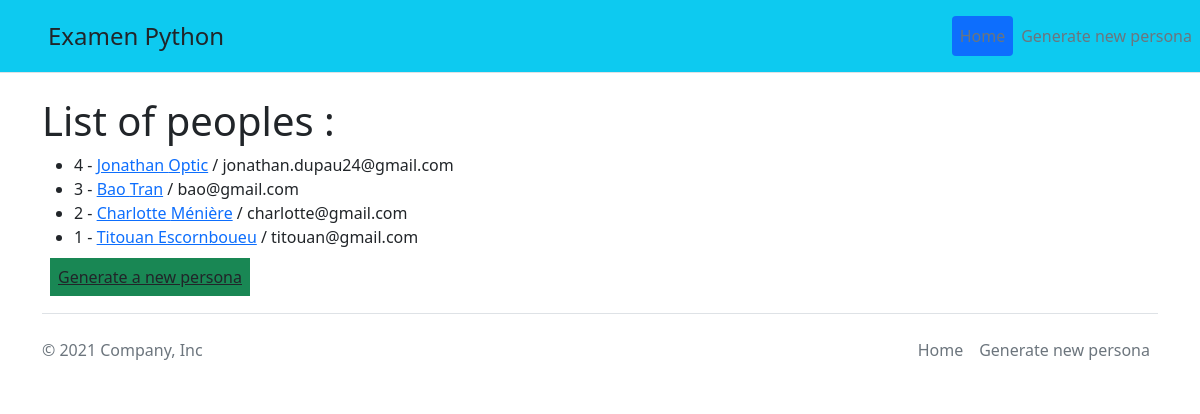
The app's page /, older data.
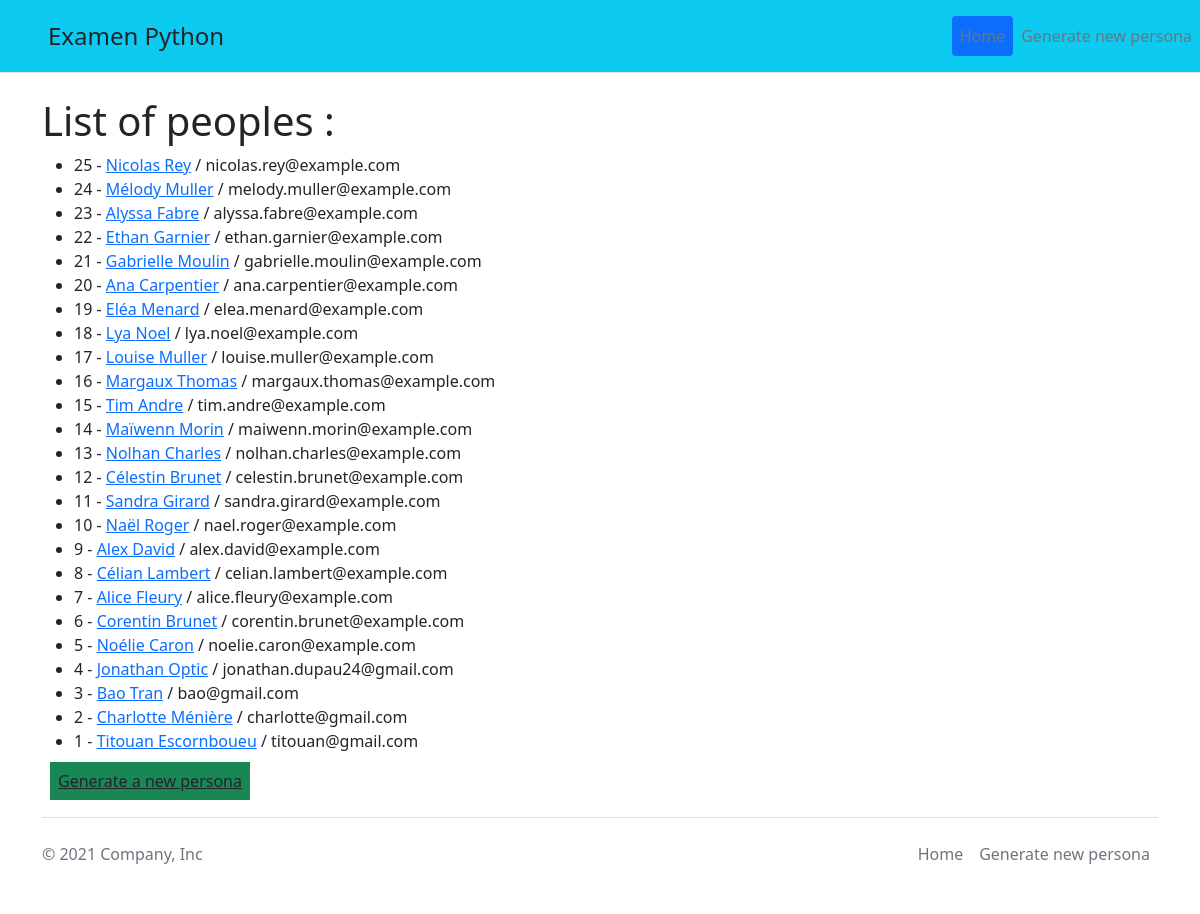
The same page, newer data.
### persona_app/models.py (models this page shows)
class Persona(models.Model):
    first_name = models.CharField(max_length=20)
    last_name = models.CharField(max_length=50)
    address_street = models.CharField(max_length=50)
    address_number = models.IntegerField()
    city = models.CharField(max_length=50)
    country = models.CharField(max_length=50)
    postcode = models.CharField(max_length=50)
    email = models.EmailField()
    username = models.CharField(max_length=50)
    password = models.CharField(max_length=20)
    age = models.PositiveIntegerField()
    picture = models.CharField(max_length=50)

### persona_app/views.py (the view)
# urls.py: path('', views.persona_list, name="url_list"),
def persona_list(request):
    personas = Persona.objects.all().order_by('-id')
    context = {
        'personas':personas
    }
    return render(request, 'persona_app/persona_list.html', context)

### persona_app/templates/persona_app/persona_list.html (shortened to what this page needs)
{% extends 'base.html' %}
{% block content %}
<p class="h1">List of peoples :</p>
<ul>
    {% for persona in personas %}
        <li>
            {{ persona.id }} - <a href="{% url 'persona_details' persona.id %}">{{ persona.first_name }} {{ persona.last_name }}</a> / {{ persona.email }}
        </li>
    {% endfor %}
</ul>
<a class="bg-success text-dark p-2 m-2" href="{% url 'persona_generate' %}">Generate a new persona</a>
{% endblock content %}

Row changes from the older to the newer data that the page shows:
added Persona: id "25", first_name "Nicolas", last_name "Rey", email "nicolas.rey@example.com"
added Persona: id "24", first_name "Mélody", last_name "Muller", email "melody.muller@example.com"
added Persona: id "23", first_name "Alyssa", last_name "Fabre", email "alyssa.fabre@example.com"
added Persona: id "22", first_name "Ethan", last_name "Garnier", email "ethan.garnier@example.com"
added Persona: id "21", first_name "Gabrielle", last_name "Moulin", email "gabrielle.moulin@example.com"
added Persona: id "20", first_name "Ana", last_name "Carpentier", email "ana.carpentier@example.com"
added Persona: id "19", first_name "Eléa", last_name "Menard", email "elea.menard@example.com"
added Persona: id "18", first_name "Lya", last_name "Noel", email "lya.noel@example.com"
added Persona: id "17", first_name "Louise", last_name "Muller", email "louise.muller@example.com"
added Persona: id "16", first_name "Margaux", last_name "Thomas", email "margaux.thomas@example.com"
added Persona: id "15", first_name "Tim", last_name "Andre", email "tim.andre@example.com"
added Persona: id "14", first_name "Maïwenn", last_name "Morin", email "maiwenn.morin@example.com"
added Persona: id "13", first_name "Nolhan", last_name "Charles", email "nolhan.charles@example.com"
added Persona: id "12", first_name "Célestin", last_name "Brunet", email "celestin.brunet@example.com"
added Persona: id "11", first_name "Sandra", last_name "Girard", email "sandra.girard@example.com"
added Persona: id "10", first_name "Naël", last_name "Roger", email "nael.roger@example.com"
added Persona: id "9", first_name "Alex", last_name "David", email "alex.david@example.com"
added Persona: id "8", first_name "Célian", last_name "Lambert", email "celian.lambert@example.com"
added Persona: id "7", first_name "Alice", last_name "Fleury", email "alice.fleury@example.com"
added Persona: id "6", first_name "Corentin", last_name "Brunet", email "corentin.brunet@example.com"
added Persona: id "5", first_name "Noélie", last_name "Caron", email "noelie.caron@example.com"
